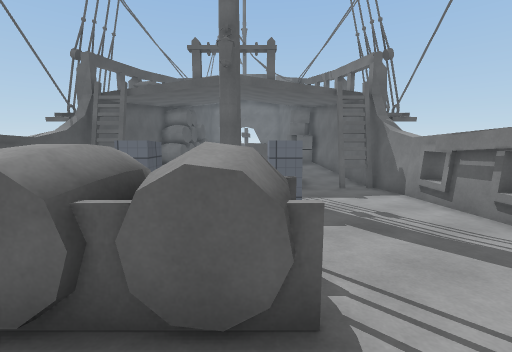
[1] (above)

17 first-person views from a walk through a 3-D level made in the Unity game engine. The camera is 1.3 m above the floor, tilts 8° down and sees 90° across. The floor is counted in squares, 1 m on a side. Each view is taken from the middle of a square. On the plan, view 1 faces up. The plan holds only what a view shows up to about 13 squares ahead; the rest is blank. The place goes on beyond the plan. Some surface patterns are stand-ins.

[2]
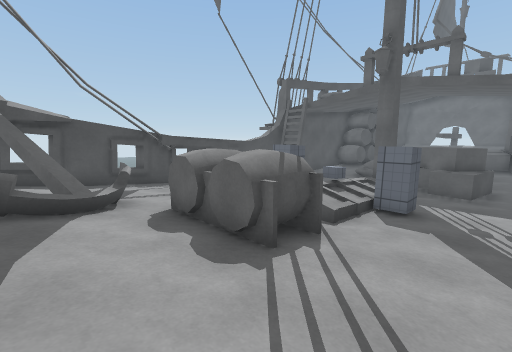

[3]
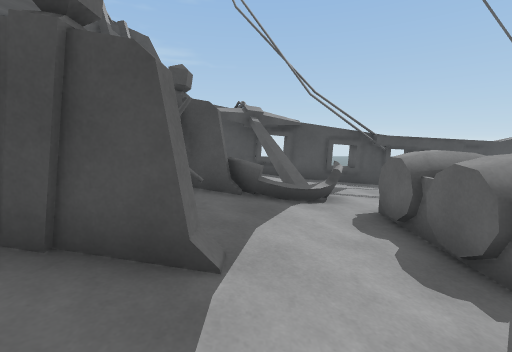

[4]
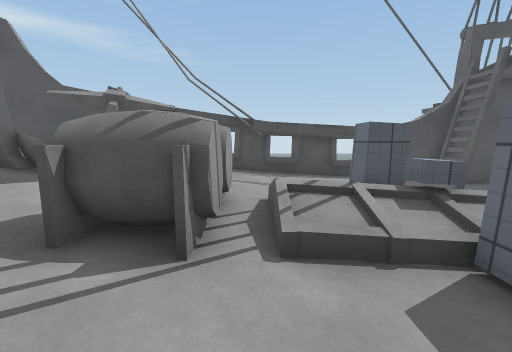

[5]
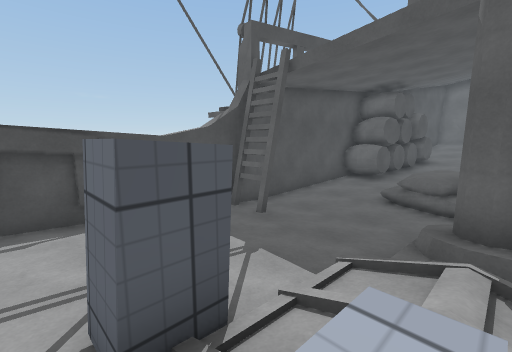

[6]
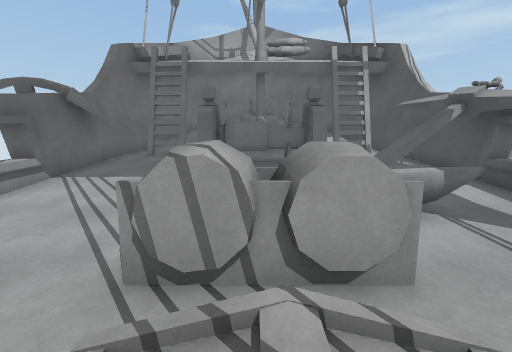

[7]
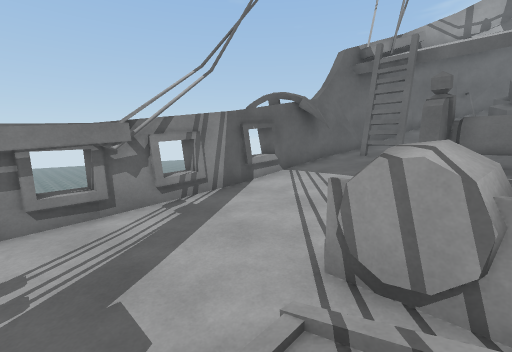

[8]
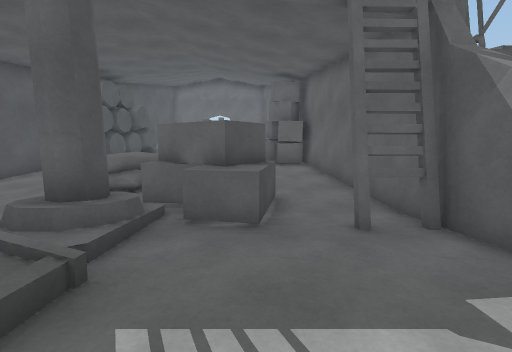

[9]
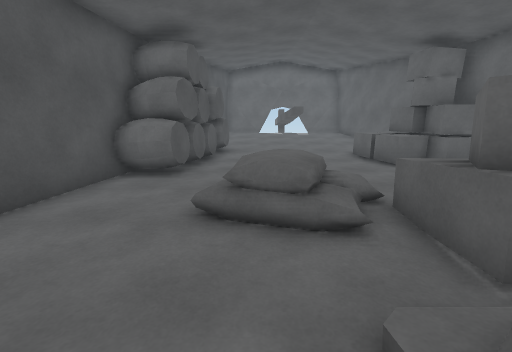

[10]
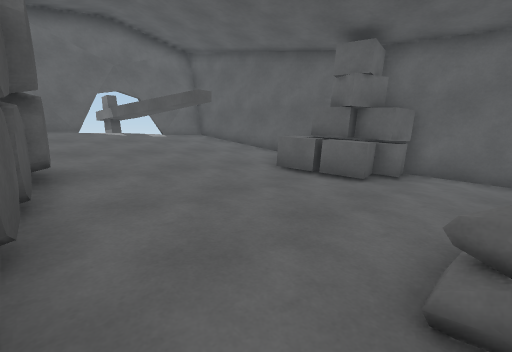

[11]
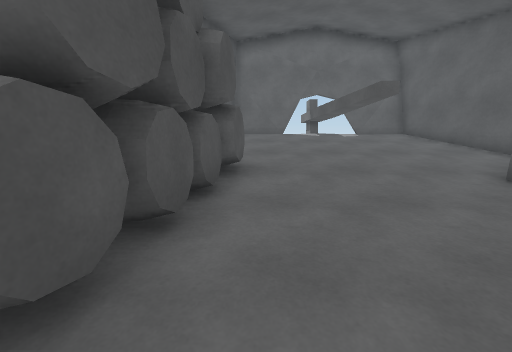

[12]
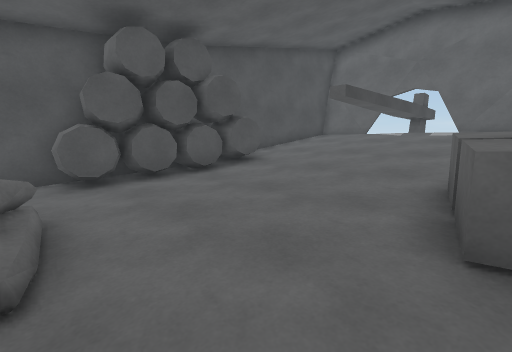

[13]
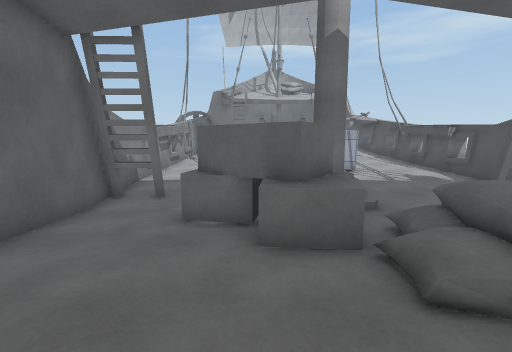

[14]
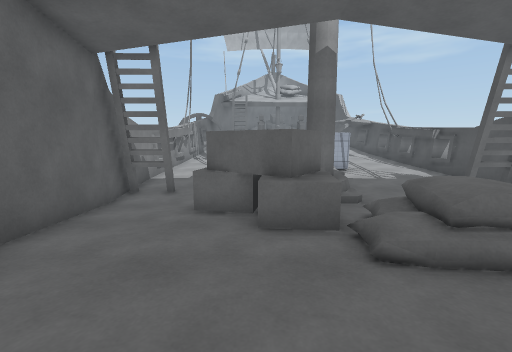

[15]
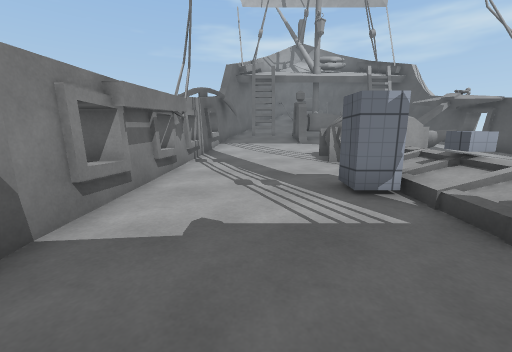

[16]
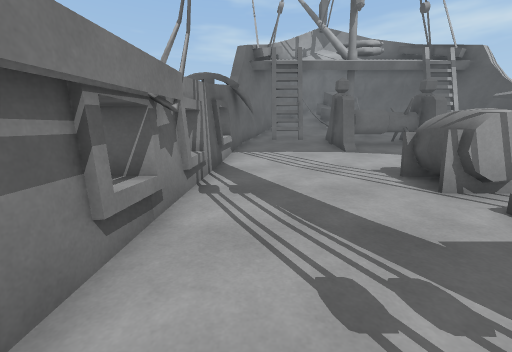

[17]
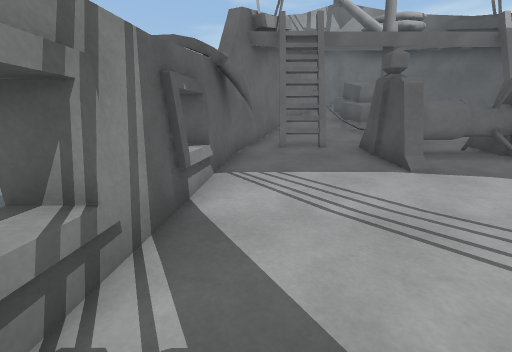

### Floor plan
Key: @ floor where view 1 was taken; # wall or solid block; x gap in a wall; . main floor; : floor 0.25 m higher than the main floor; - floor 0.25 m lower than the main floor; + floor 0.5 m higher than the main floor; * floor 0.75 m higher than the main floor; % floor 1 m higher than the main floor; & floor 1.25 m higher than the main floor; $ floor 1.5 m higher than the main floor; / step, stairs or slope; = window, fence, low wall or low ledge; ≈ liquid the walk keeps out of; ^ raised ledge; O other object.
Columns run from 8 left of view 1 to 6 right of it. Each row starts with its distance up from view 1.
 31        #
 30       ≈#
 29    ###x^x###
 28   ##$$$^$$$#
 27   #$///^///##
 26   #////x///&#
 25   #%///#////#
 24   #=///#///*#
 23   ##//////* #
 22  ###++++++^##
 21  ###++++++^###
 20  ###::::::^###
 19  ###::::::::##
 18  #^#:::::::::#
 17  #...==+.....#
 16 ##...=O/.....#
 15 #....==/^^...#
 14 #.......###..##
 13 #------####---#
 12 ##----###^^-###
 11 #.....###.....#
 10 #...../:/.....#
  9 #...../#/.....#
  8 =.....///.....=
  7 #::::#/#/#:::##
  6 #::::: //::::##
  5 #::   ///::::##
  4 #::::::::::::##
  3 #++++#^^^++++##
  2 #++++#^^^++++##
  1 #++==/+++++++#
  0 ##*#=///@////#
 -1 ##x#==///%///#≈
 -2  #% =#/%%#//%#
 -3  #& ##^^##&&##
 -4  ######=######
 -5  ###       ##
 -6   #         #

Positions as (right, up) in squares from view 1, and headings:
1: (0, 0), facing up
2: (3, -1), facing up-left
3: (3, -1), facing left
4: (3, 4), facing left
5: (-1, 6), facing up-left
6: (-1, 6), facing down
7: (-1, 6), facing down-right
8: (2, 7), facing up
9: (-3, 11), facing up
10: (-5, 17), facing up-right
11: (-4, 17), facing up
12: (2, 17), facing up-left
13: (1, 19), facing down
14: (1, 20), facing down
15: (3, 12), facing down
16: (4, 8), facing down
17: (4, 4), facing down
